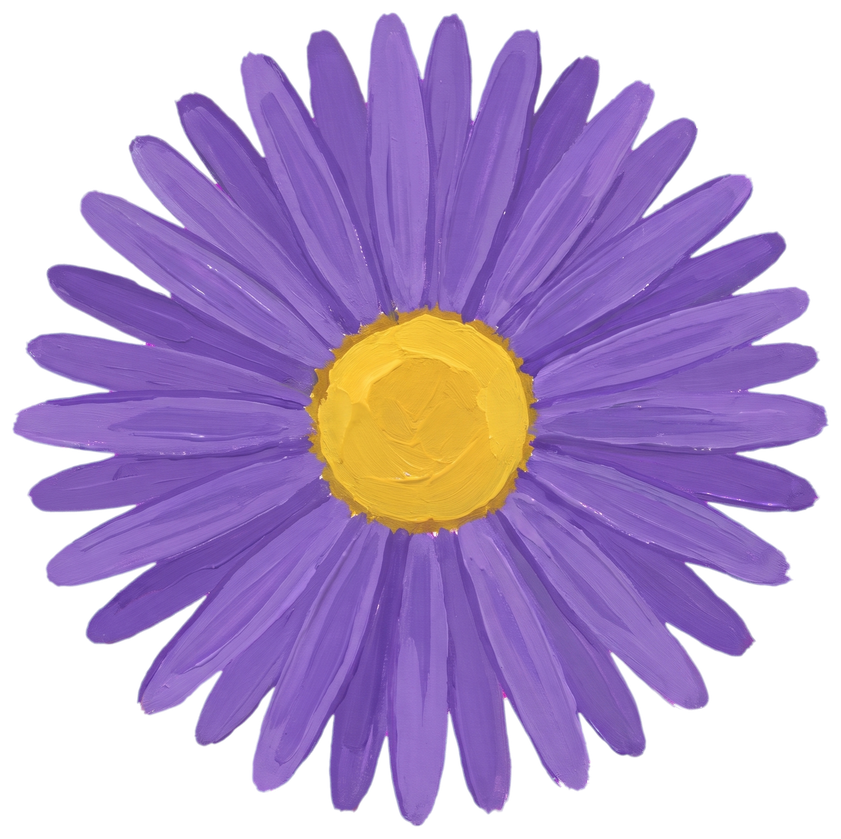
#> input picture 3-systeme/recherches/tests-images/production/valides/aster.png, 841 x 839 px, shrunk from 1680 x 1676 before the run
$ python recolorer.py valides/aster.png valides/bebe.png valides/bebe.png 1.0 1.0
#> lines starting #> are read from the running program, lines starting #| are printed output that depends on the picture
"""Recolore une scène validée vers les autres palettes du brief, sans régénération.

Usage, depuis tests-images/production/ :
  python recolorer.py scene-mamie-seed1.png mamie mamie papy maman papa couple famille
      -> scene-<destinataire>-seed1-recolor.png dans production/ (mamie aussi : ramenée sur ses codes)
  python recolorer.py --recoller scene-mamie-hiver-seed1.png scene-mamie-seed1.png 0.32 0.66
      -> scene-mamie-hiver-recolle.png : la zone éditée (gauche, haut, fractions de largeur et de
         hauteur) recollée sur la scène d'origine, bord adouci ; puis recolorer ce fichier comme ci-dessus.

Méthode (décision du 02/11/2026 : même graine, compositions différentes) :
1. Chaque rôle de la palette source (fond, accent 1 nappe, accent 2 vaisselle, accent 3 sol) est
   retrouvé dans l'image : pixels proches de la couleur réellement peinte (médiane mesurée près du
   code), en Lab, puis seulement les zones d'un seul tenant assez grandes (évite le gâteau ou le bois).
2. Chaque zone d'un seul tenant d'un rôle est décalée en Lab pour que sa médiane tombe sur le code
   cible : les nuances et les traces de pinceau sont gardées, et le mur et le panneau de texte,
   peints en deux tons proches, finissent sur la même couleur. Bord adouci par un poids sur la distance.
   La palette source passe aussi par là, ce qui ramène la scène d'origine sur ses propres codes.
Dépendances : numpy, pillow, scipy.
"""
import re
import sys
from pathlib import Path

import numpy as np
from PIL import Image
from scipy import ndimage

sys.path.insert(0, str(Path(__file__).resolve().parent))
import brief  # noqa: E402

ICI = Path(__file__).resolve().parent
SEUIL = 18.0       # distance Lab max au rôle (Delta E 76)
DOUX = 6.0         # largeur de la transition, en Delta E
TAILLE_MIN = 0.002 # part minimale de l'image pour garder une zone d'un seul tenant
SEUIL_PETIT = 10.0 # distance Lab médiane max pour garder une petite zone


def hex_rgb(h):
    h = h.lstrip("#")
    return np.array([int(h[i:i + 2], 16) for i in (0, 2, 4)], dtype=float)


def rgb_lab(rgb):
    c = rgb / 255.0
    c = np.where(c > 0.04045, ((c + 0.055) / 1.055) ** 2.4, c / 12.92)
    m = np.array([[0.4124, 0.3576, 0.1805], [0.2126, 0.7152, 0.0722], [0.0193, 0.1192, 0.9505]])
    xyz = c @ m.T / np.array([0.95047, 1.0, 1.08883])
    f = np.where(xyz > 0.008856, np.cbrt(xyz), 7.787 * xyz + 16 / 116)
    return np.stack([116 * f[..., 1] - 16, 500 * (f[..., 0] - f[..., 1]), 200 * (f[..., 1] - f[..., 2])], -1)


# [10 lines left out: function lab_rgb, not called in this run]


def roles(palette):
    p = brief.PALETTES[palette]
    return [p["fond"]] + p["accents"]


# [48 lines left out: functions masque_role, sous_zones, not called in this run]


def recolorer(source, de, vers):
#> called with de = 'valides/bebe.png', vers = 'valides/bebe.png'
    im = np.asarray(Image.open(source).convert("RGB"), dtype=float)
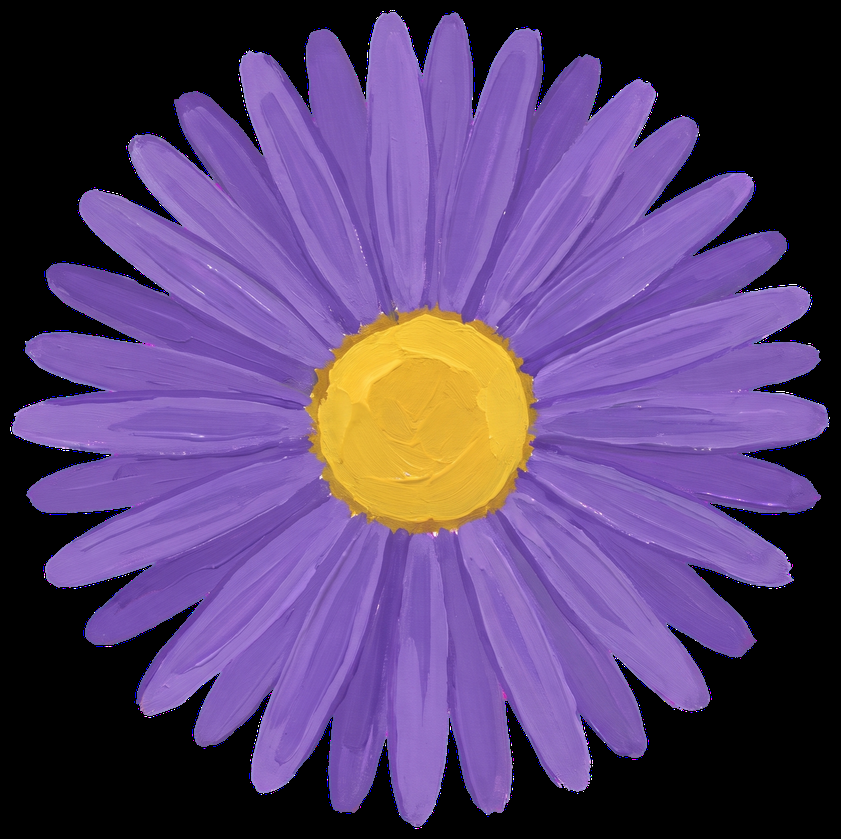
#> im: shape (839, 841, 3) float64; mean R, G, B 89.3, 66.4, 111.4
    lab = rgb_lab(im)
#> in rgb_lab, `c = np.where(c > 0.04045, ((c + 0.055) / 1.055) ** 2.4, c / 12.92)`:
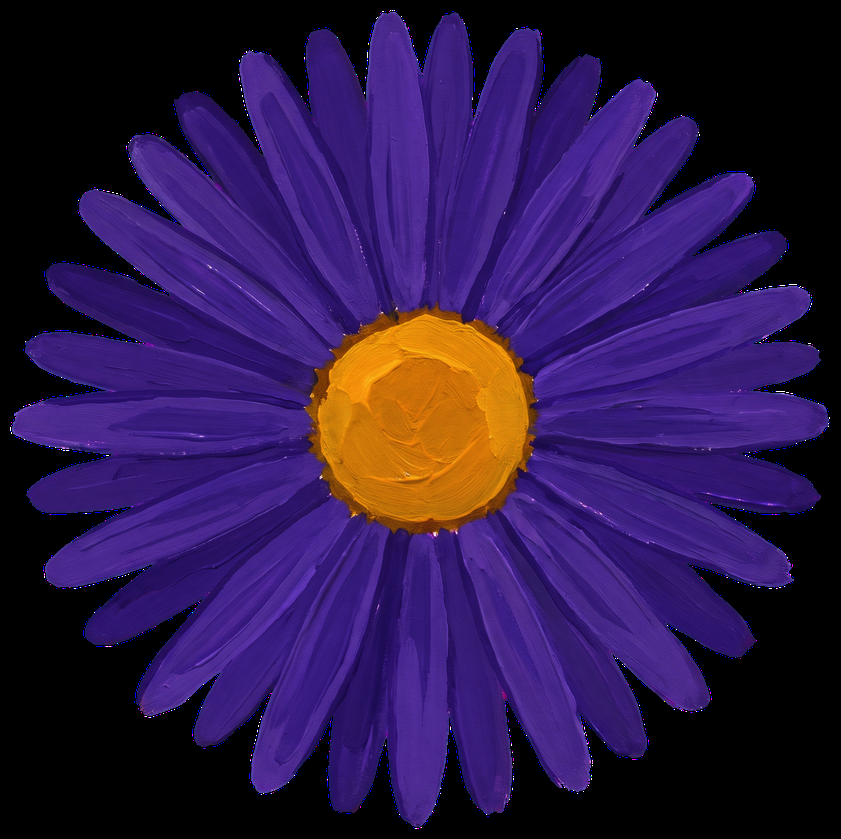
#> c: shape (839, 841, 3) float64; mean R, G, B 0.18, 0.0977, 0.291
#> in rgb_lab, `xyz = c @ m.T / np.array([0.95047, 1.0, 1.08883])`:
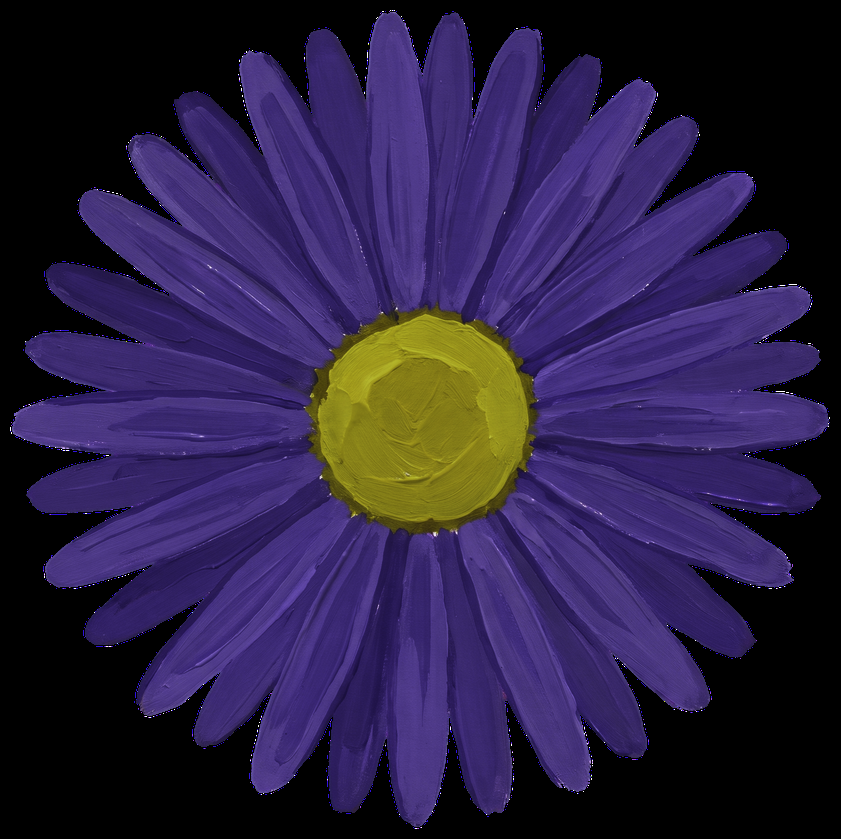
#> xyz: shape (839, 841, 3) float64; mean R, G, B 0.17, 0.129, 0.268; drawn with min black and max white
#> in rgb_lab, `f = np.where(xyz > 0.008856, np.cbrt(xyz), 7.787 * xyz + 16 / 116)`:
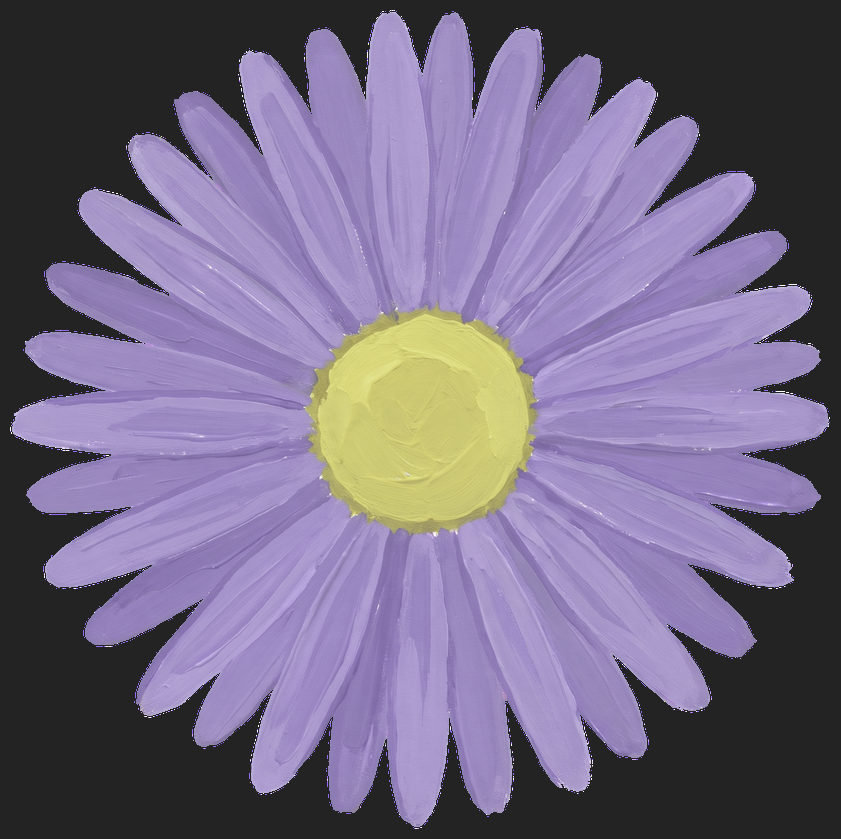
#> f: shape (839, 841, 3) float64; mean R, G, B 0.456, 0.416, 0.52
#> in rgb_lab, `return np.stack([116 * f[..., 1] - 16, 500 * (f[..., 0] - f[..., 1]), ..`:
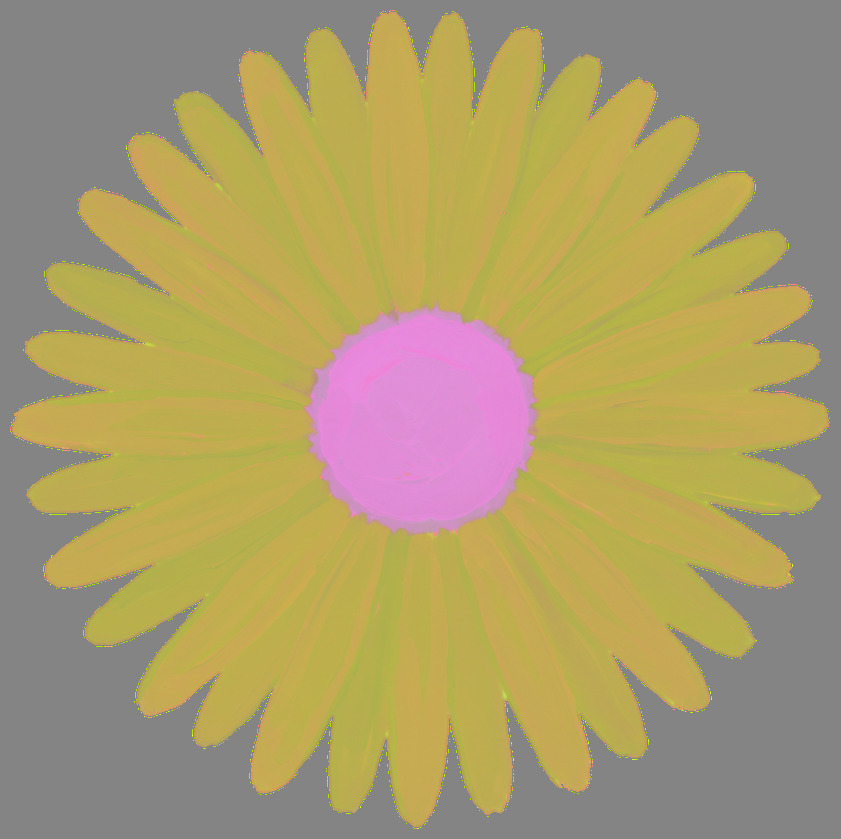
#> returned value: shape (839, 841, 3) float64; mean of channels 0, 1, 2 32.3, 19.6, -20.8; drawn with min black and max white
    codes_src = roles(de)
    codes_dst = roles(vers)
    labs_src = [rgb_lab(hex_rgb(c)) for c in codes_src]
    sortie = lab.copy()
    deja = np.zeros(lab.shape[:2])
    for i, (cs, cd) in enumerate(zip(codes_src, codes_dst)):
        autres = [l for j, l in enumerate(labs_src) if j != i]
        poids, etiq = masque_role(lab, cs, autres)
        if poids is None:
            print(f"  rôle {cs} introuvable, ignoré")
            continue
        poids = np.minimum(poids, 1 - deja)
        # chaque zone d'un seul tenant (mur, panneau, nappe...) est ramenée exactement sur la
        # couleur cible : sa médiane devient le code, ses nuances autour sont gardées
        cible = rgb_lab(hex_rgb(cd))
        decal = np.zeros_like(lab)
        coeur = poids > 0.99
        for z in np.unique(etiq[poids > 0]):
            zone = (etiq == z)
            for sous in sous_zones(lab, zone, coeur & zone):
                ref = coeur & sous
                med = np.median(lab[ref], axis=0) if ref.any() else rgb_lab(hex_rgb(cs))
                decal[sous] = cible - med
        sortie += poids[..., None] * decal
        deja += poids
        print(f"  {cs} -> {cd} : {100 * (poids > 0.5).mean():.1f} % de l'image")
    return Image.fromarray(lab_rgb(sortie).astype(np.uint8))


# [38 lines left out: functions recoller, element_vers_code, not called in this run]


if __name__ == "__main__":
    if len(sys.argv) > 1 and sys.argv[1] == "--recoller":
        recoller(sys.argv[2], sys.argv[3], float(sys.argv[4]), float(sys.argv[5]))
        raise SystemExit
    if len(sys.argv) == 2:
        element_vers_code(sys.argv[1])
        raise SystemExit
    if len(sys.argv) < 4:
        raise SystemExit(__doc__)
    fichier, de, cibles = sys.argv[1], sys.argv[2], sys.argv[3:]
    nom = Path(fichier).stem.replace(f"-{de}", "-{}")
    for vers in cibles:
        print(vers)
        out = ICI / (nom.format(vers) + "-recolor.png")
#> (the run stopped early here; a loop or call above may not have finished)

$ run again, on 3-systeme/recherches/tests-images/production/valides/boule.png
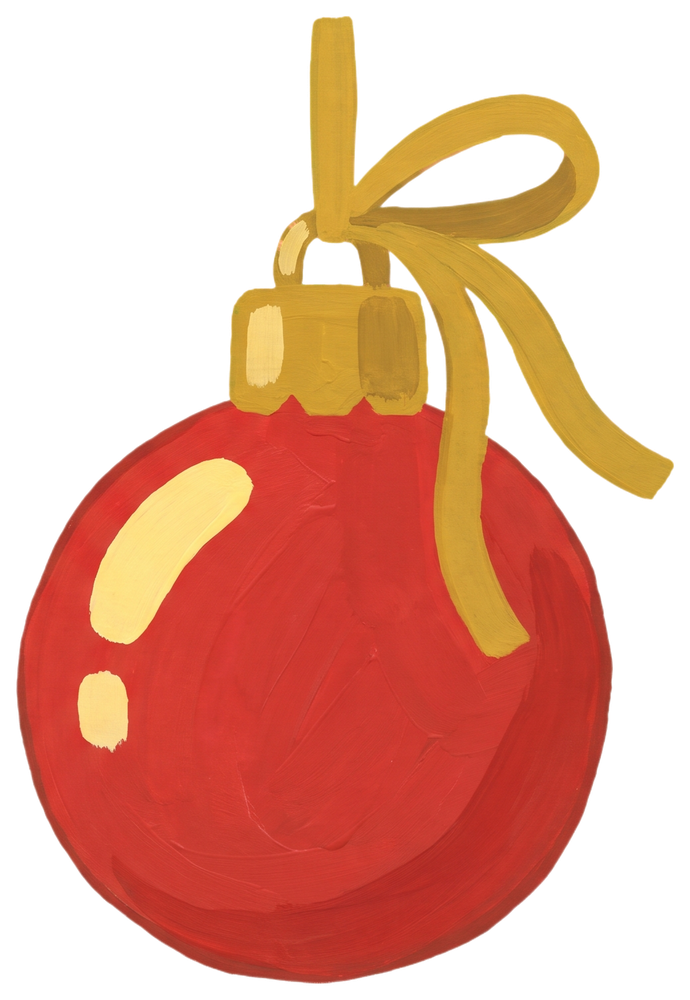
#> input picture 3-systeme/recherches/tests-images/production/valides/boule.png, 690 x 1000 px, shrunk from 1038 x 1505 before the run
#> in rgb_lab, `f = np.where(xyz > 0.008856, np.cbrt(xyz), 7.787 * xyz + 16 / 116)`:
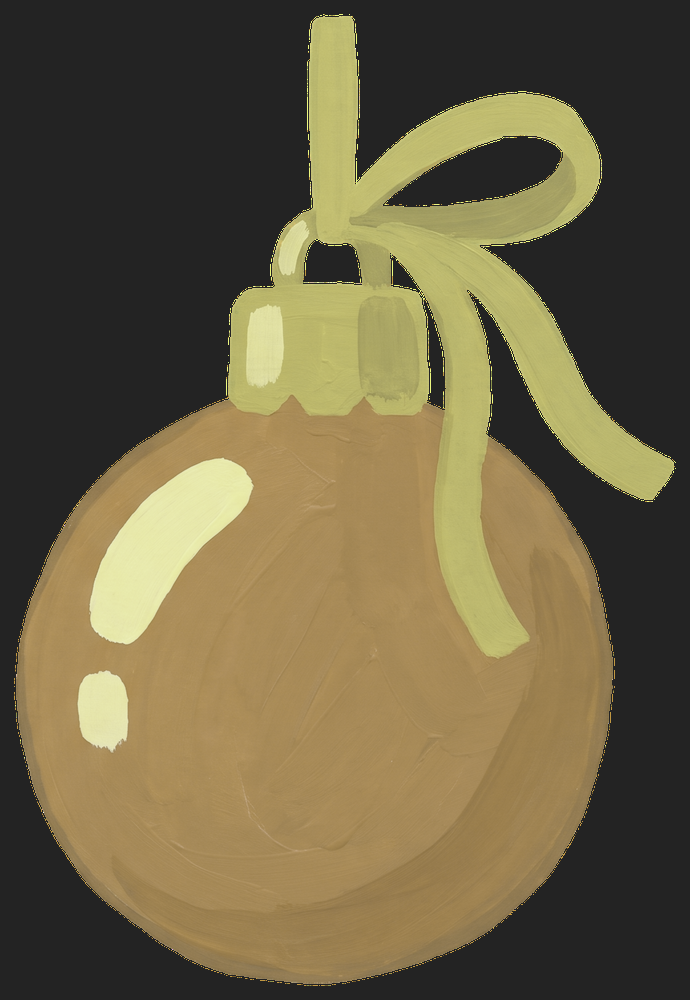
#> f: shape (1000, 690, 3) float64; mean R, G, B 0.426, 0.383, 0.267
#> in rgb_lab, `return np.stack([116 * f[..., 1] - 16, 500 * (f[..., 0] - f[..., 1]), ..`:
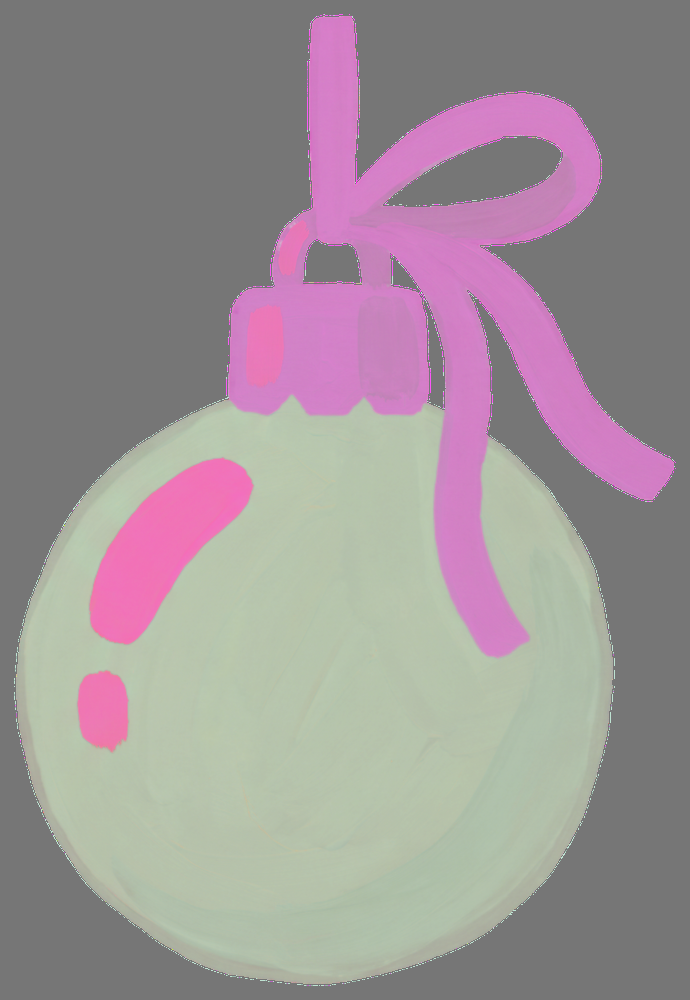
#> returned value: shape (1000, 690, 3) float64; mean of channels 0, 1, 2 28.5, 21.1, 23.3; drawn with min black and max white

$ run again, on 3-systeme/recherches/tests-images/production/valides/bouvreuil.png
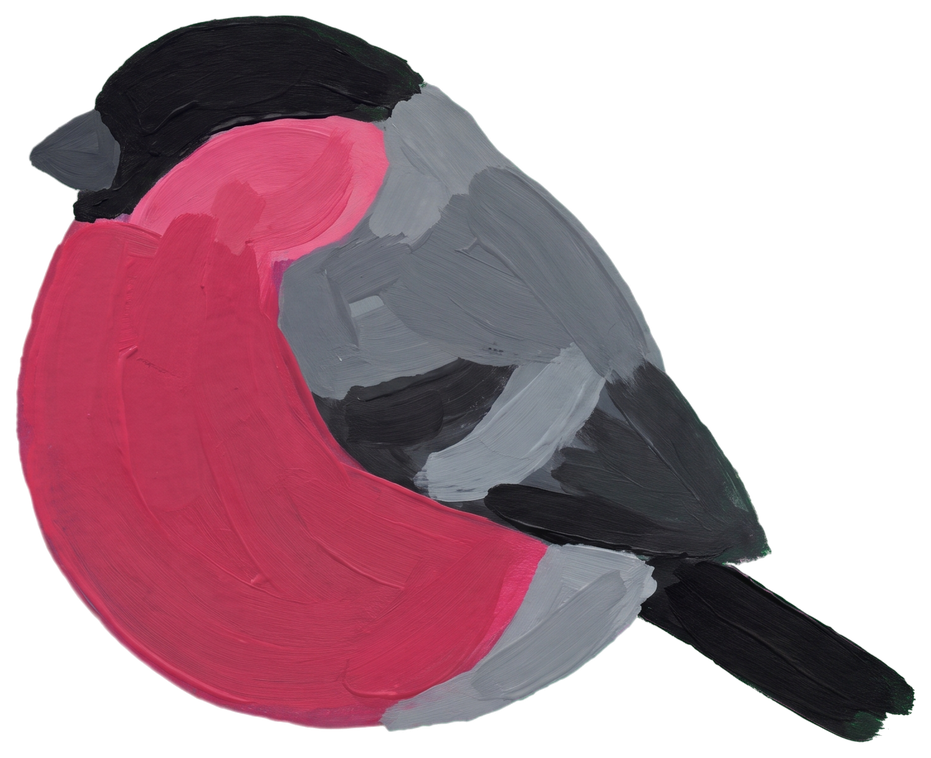
#> input picture 3-systeme/recherches/tests-images/production/valides/bouvreuil.png, 931 x 758 px, shrunk from 1472 x 1199 before the run
#> in rgb_lab, `f = np.where(xyz > 0.008856, np.cbrt(xyz), 7.787 * xyz + 16 / 116)`:
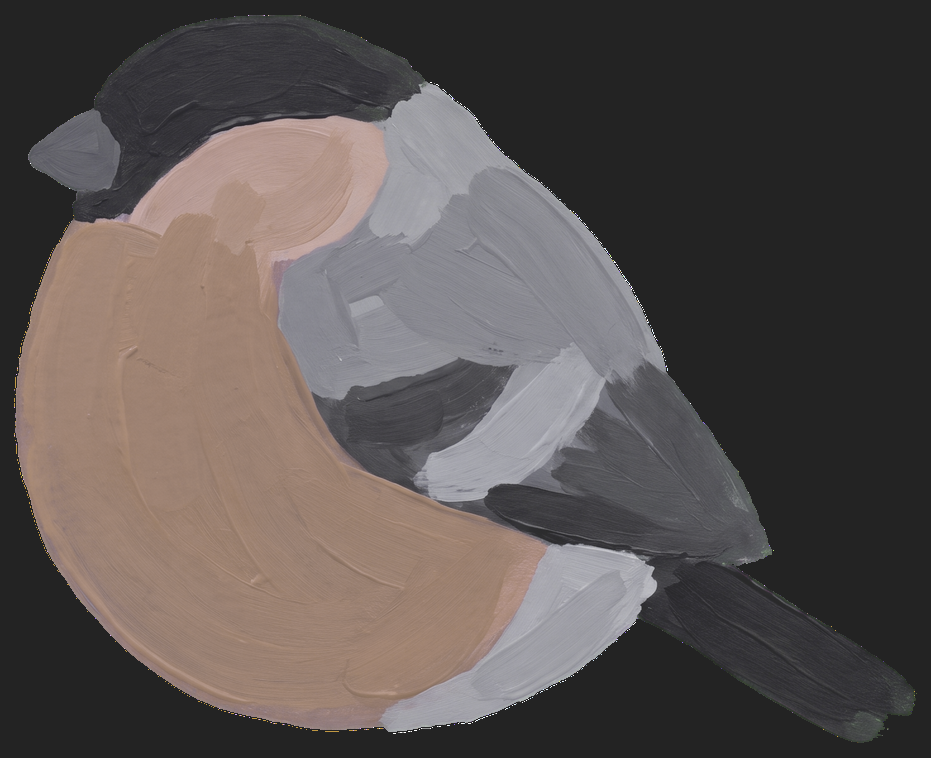
#> f: shape (758, 931, 3) float64; mean R, G, B 0.355, 0.327, 0.319
#> in rgb_lab, `return np.stack([116 * f[..., 1] - 16, 500 * (f[..., 0] - f[..., 1]), ..`:
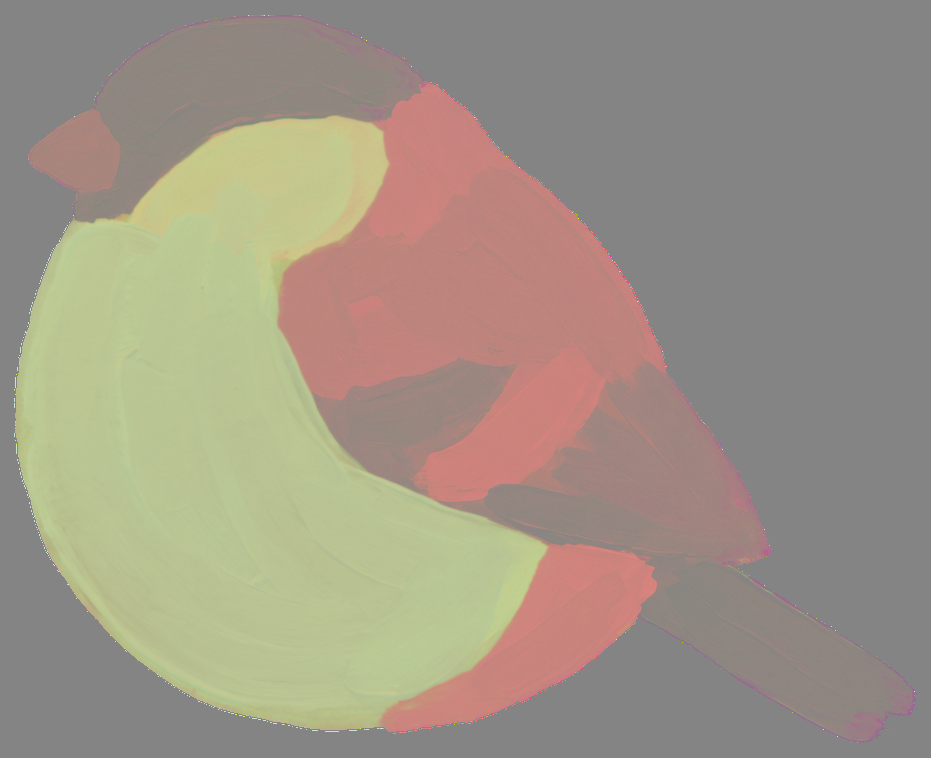
#> returned value: shape (758, 931, 3) float64; mean of channels 0, 1, 2 21.9, 14.2, 1.6; drawn with min black and max white
